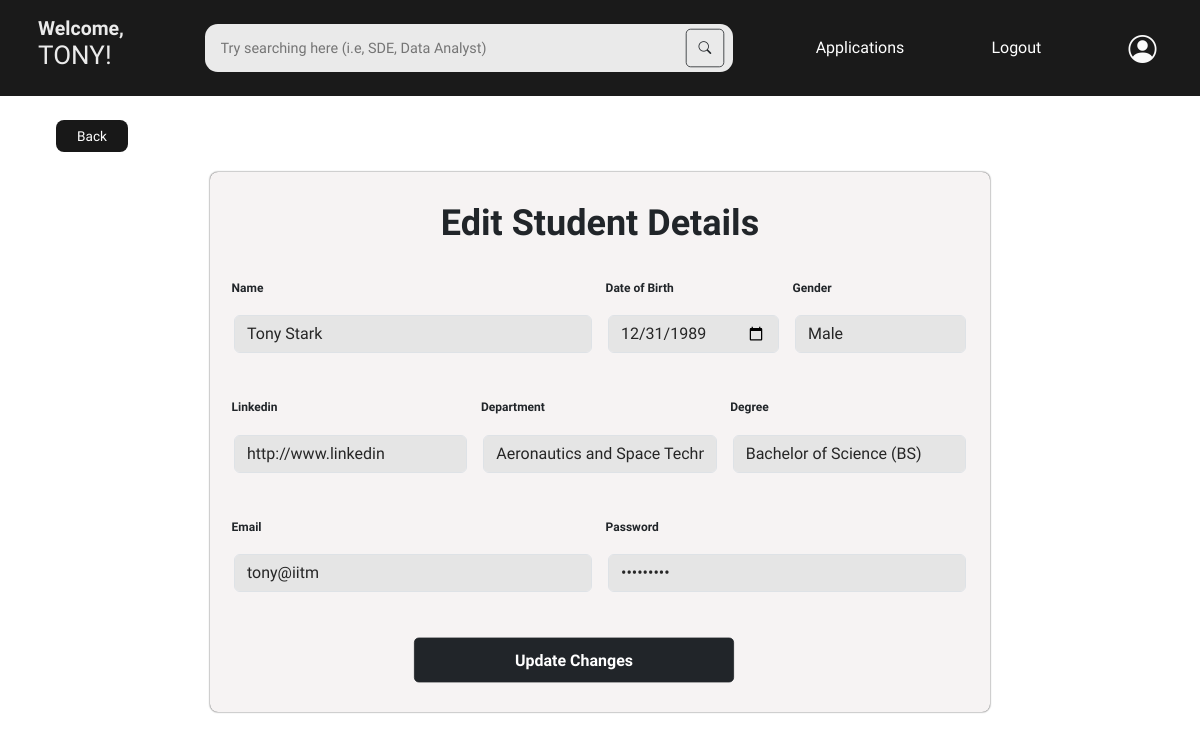
Page /edit_student_profile/2 (signed in) on the committed database.
### models.py (models this page shows)
class students(db.Model):
    id=db.Column(db.Integer,primary_key=True)
    name=db.Column(db.String(50), nullable=False)
    dob=db.Column(db.Date, nullable=False)
    gender=db.Column(db.String(10), nullable=False)
    linkedin=db.Column(db.String(255), nullable=False, unique=True)
    department=db.Column(db.String(100), nullable=False)
    degree=db.Column(db.String(50), nullable=False)
    email=db.Column(db.String(50),nullable=False, unique=True)
    password=db.Column(db.String,nullable=False)
    status=db.Column(db.String(10), nullable=False, default="Approved") # Approved, Blacklisted
    application=db.relationship("applications", backref="students", lazy=True, cascade="all, delete-orphan")

### app.py (the view, shortened to what this page needs)
@app.route("/edit_student_profile/<int:student_id>", methods=["POST","GET"])
def edit_student_profile(student_id):
    if "student_id" in session:
        if student_id==session.get("student_id"):
            student=students.query.filter_by(id=student_id).first()
            return render_template("edit_student_profile.html", student=student)
        else:
            flash("Action denied","warning")
            return redirect(url_for("studenthome"))
    else:
        flash("Access denied","danger")
        return redirect(url_for("hero"))

### templates/edit_student_profile.html (shortened to what this page needs)
{% extends "studenthome.html" %}
{% block content %}
<a href="/student_profile/{{student.id}}" style="text-decoration: none;">
    <div class="backbutton"
        style="display: flex;justify-content: center;align-items: center; font-family: lexend;font-size: 1.7vh;font-weight: 400; height: 4vh; width: 9vh; background-color: #181818; color: #ffffff; position: absolute;top: 15vh;left: 7vh; border-radius: 1vh;">
        Back</div>
</a>
<div class="d-flex justify-content-center align-items-center mt-5">
    <div class="p-4 mt-4 rounded-3"
        style="width: 65%;background-color: rgb(246, 243, 243);box-shadow: 0vh 0vh 0.2vh 0vh #181818">
        <p class="text-center mb-4" style=" font-family:Lexend;font-size: 4.5vh;font-weight: 550;">
            Edit Student Details </p>
        <form method="post" class="row g-3">
            <div class="col-md-6 mb-4">
                <label class="form-label">
                    <p
                        style="font-family: lexend; font-size: 1.5vh;font-weight: 700;margin-left: -0.3vh; margin-bottom: 1.3vh;">
                        Name</p>
                </label>
                <input type="text" name="name" value="{{student.name}}" class="form-control"
                    style="background-color:rgb(229, 229, 229);color: #262626;font-weight: 400;font-family: Lexend;"
                   minlength="3" maxlength="50" required>
            </div>
            <div class="col-md-3 mb-4">
                <label class="form-label">
                    <p
                        style="font-family: lexend; font-size: 1.5vh;font-weight: 700;margin-left: -0.3vh;margin-bottom: 1.3vh;">
                        Date of Birth</p>
                </label>
                <input type="date" name="dob" value="{{student.dob}}" class="form-control"
                    style="background-color:rgb(229, 229, 229);color: #262626;font-weight: 400;font-family: Lexend;"
                    required>
            </div>
            <div class="col-md-3 mb-4">
                <label class="form-label">
                    <p
                        style="font-family: lexend; font-size: 1.5vh;font-weight: 700;margin-left: -0.3vh;margin-bottom: 1.3vh;">
                        Gender</p>
                </label>
                <select name="gender" class="form-control"
                        style="background-color:rgb(229, 229, 229);color: #262626;font-weight: 400;font-family:Lexend;">
                           {% if student.gender =="Male" %}
                        <option value="Male" selected>Male</option>
                                    {% elif student.gender=="Female" %}
                                     <option value="Male">Male</option>
                                    <option value="Female" selected>Female</option>
                                    <option value="Others">Others</option>
                                    {% else %}
                                     <option value="Male">Male</option>
                                    <option value="Female">Female</option>
                                    <option value="Others" selected>Others</option>
                                    {% endif %}
                    </select>
            </div>
            <div class="col-md-4 mb-4">
                <label class="form-label">
                    <p
                        style="font-family: lexend; font-size: 1.5vh;font-weight: 700;margin-left: -0.3vh;margin-bottom: 1.3vh;">
                        Linkedin</p>
                </label>
                <input type="url" name="linkedin" value="{{student.linkedin}}" class="form-control"
                    style="background-color:rgb(229, 229, 229);color: #262626;font-weight: 400;font-family: Lexend;"
                   minlength="4"  maxlength="255" required>
            </div>
            <div class="col-md-4 mb-4">
                <label class="form-label">
                    <p
                        style="font-family: lexend; font-size: 1.5vh;font-weight: 700;margin-left: -0.3vh;margin-bottom: 1.3vh;">
                        Department</p>
                </label>
                <select name="department" class="form-control"
                        style="background-color:rgb(229, 229, 229);color: #262626;font-weight: 400;font-family:Lexend;">
                        {% if student.department=="Data Science & Applications" %}
                        <option  value="Data Science & Applications" selected>Data Science & Applications
                        </option>
                        <option value="Electronic Systems">Electronic Systems</option>
                        <option value="Aeronautics and Space Technology">Aeronautics and Space Technology
                        </option>
                        <option value="Management and Data Science">Management and Data Science</option>
                        {% elif student.department=="Aeronautics and Space Technology" %}
                        <option value="Aeronautics and Space Technology" selected>Aeronautics and Space
                            Technology</option>
                        {% endif %}
                    </select>
            </div>
            <div class="col-md-4 mb-4">
                <label class="form-label">
                    <p
                        style="font-family: lexend; font-size: 1.5vh;font-weight: 700;margin-left: -0.3vh;margin-bottom: 1.3vh;">
                        Degree</p>
                </label>
                <select name="degree" class="form-control"
                        style="background-color:rgb(229, 229, 229);color: #262626;font-weight: 400;font-family: Lexend;">
                        {% if student.degree=="Bachelor of Science (BS)"%}
                        <option value="Bachelor of Science (BS)" selected>Bachelor of Science (BS)</option>
                        {% endif %}
                    </select>
            </div>
            <div class="col-md-6 mb-4">
                <label class="form-label">
                    <p
                        style="font-family: lexend; font-size: 1.5vh;font-weight: 700;margin-left: -0.3vh;margin-bottom: 1.3vh;">
                        Email</p>
                </label>
                <input type="email" name="email" value="{{student.email}}" class="form-control"
                    style="background-color:rgb(229, 229, 229);color: #262626;font-weight: 400;font-family: Lexend;"
                   minlength="7" maxlength="50" required>
            </div>
            <div class="col-md-6 mb-4">
                <label class="form-label">
                    <p
                        style="font-family: lexend; font-size: 1.5vh;font-weight: 700;margin-left: -0.3vh;margin-bottom: 1.3vh;">
                        Password</p>
                </label>
                <input type="password" name="password" value="{{student.password}}" class="form-control"
                    style="background-color:rgb(229, 229, 229);color: #262626;font-weight: 400;font-family: Lexend;"
                   minlength="8" maxlength="15" required>
            </div>
            <div class="text-center viewbutton">
                <button type="submit" class="btn btn-dark"
                    style="width: 50vh;height: 7vh;font-family: Lexend;font-weight: 600;font-size: 2.5vh;">Update Changes</button>
            </div>
        </form>
    </div>
    {% endblock %}

### templates/studenthome.html (shortened to what this page needs)
<!DOCTYPE html>
<html lang="en">
<head>
    <link rel="stylesheet" href="/static/home.css">
    <link href="https://cdn.jsdelivr.net/npm/bootstrap@5.0.2/dist/css/bootstrap.min.css" rel="stylesheet"
>
    <link href="https://cdn.jsdelivr.net/npm/bootstrap@5.3.8/dist/css/bootstrap.min.css" rel="stylesheet"
>
    <link rel="stylesheet"
        href="https://cdnjs.cloudflare.com/ajax/libs/bootstrap-icons/1.13.1/font/bootstrap-icons.min.css">
</head>
<body>
    <div class="parent">
        <div class="nav">
            <div class="head">
                <a href="/studenthome" style="text-decoration: none;">
                    <p class="title">Welcome,</p>
                    <p class="subtitle">{{student.name.split(" ")[0] | upper}}!</p>
                </a>
            </div>
            <form method="post" action="/student/search">
            <div class="bar_search">
                <input name="query" type="search" class="Search" placeholder="Try searching here (i.e, SDE, Data Analyst)" required>
                <button class="btn btn-outline-dark" type="submit"><i class="bi bi-search"></i></button>
            </div>
            </form>
            <a href="/application_history" class="links">Applications</a>
            <a href="/logout" class="links">Logout</a>
            <a href="/student_profile/{{student.id}}" class="pfp"><i class="bi bi-person-circle" style="font-size: 3.5vh; color: #fafafa;"></i></a>
        </div>
        <div class="main_content">
            {% block content %}{% endblock %}
        </div>
    </div>
</body>
</html>

### static/home.css (style rules this page uses)
body { background-color: #fafafa; height: 100%; width: 100%; color: #181818; overflow: hidden; padding: 0; margin: 0; font-family: "Lexend"; }
.parent { height: 100%; width: 100%; }
.nav { display: flex; justify-content: space-around; background-color: #1A1A1A; height: 12vh; align-items: center; }
.Search { width: 66vh; height: 6vh; border: none; border-radius: 1.6vh; background-color: #EAEAEA; color: #181818; font-family: "Lexend"; font-weight: 300; padding: 0vh 7vh 0vh 2vh; font-size: 1.8vh; }
.bar_search { display: flex; }
.btn { height: 6vh; width: 6vh; border-radius: 1.6vh; display: flex; align-items: center; justify-content: center; border: none; margin-left: -6.5vh; background-color: #EAEAEA; scale: 0.8; }
.title { font-family: "Lexend"; font-weight: 550; color: rgb(235, 235, 235); font-size: 2.1vh; margin-top: 1.4vh; }
.subtitle { font-family: "Lexend"; font-weight: 500; color: rgb(235, 235, 235); font-size: 2.8vh; margin-top: -2.8vh; }
.head { scale: 1.16; transition: all 0.1s ease-in-out; }
.links { color: #ffffff; text-decoration: none; font-family: "Lexend"; font-size: 2vh; font-weight: 400; transition: all 0.1s ease-in-out; }
.main_content { height: 88vh; overflow: auto; }
.pfp { color:#ffffff ; transition: all 0.1s ease-in-out; }

### rows in the picture
students: name "TONY", name "Tony Stark", dob "12/31/1989", gender "Male", linkedin "http://www.linkedin", department "Aeronautics and Space Technology", degree "Bachelor of Science (BS)", email "tony@iitm"
